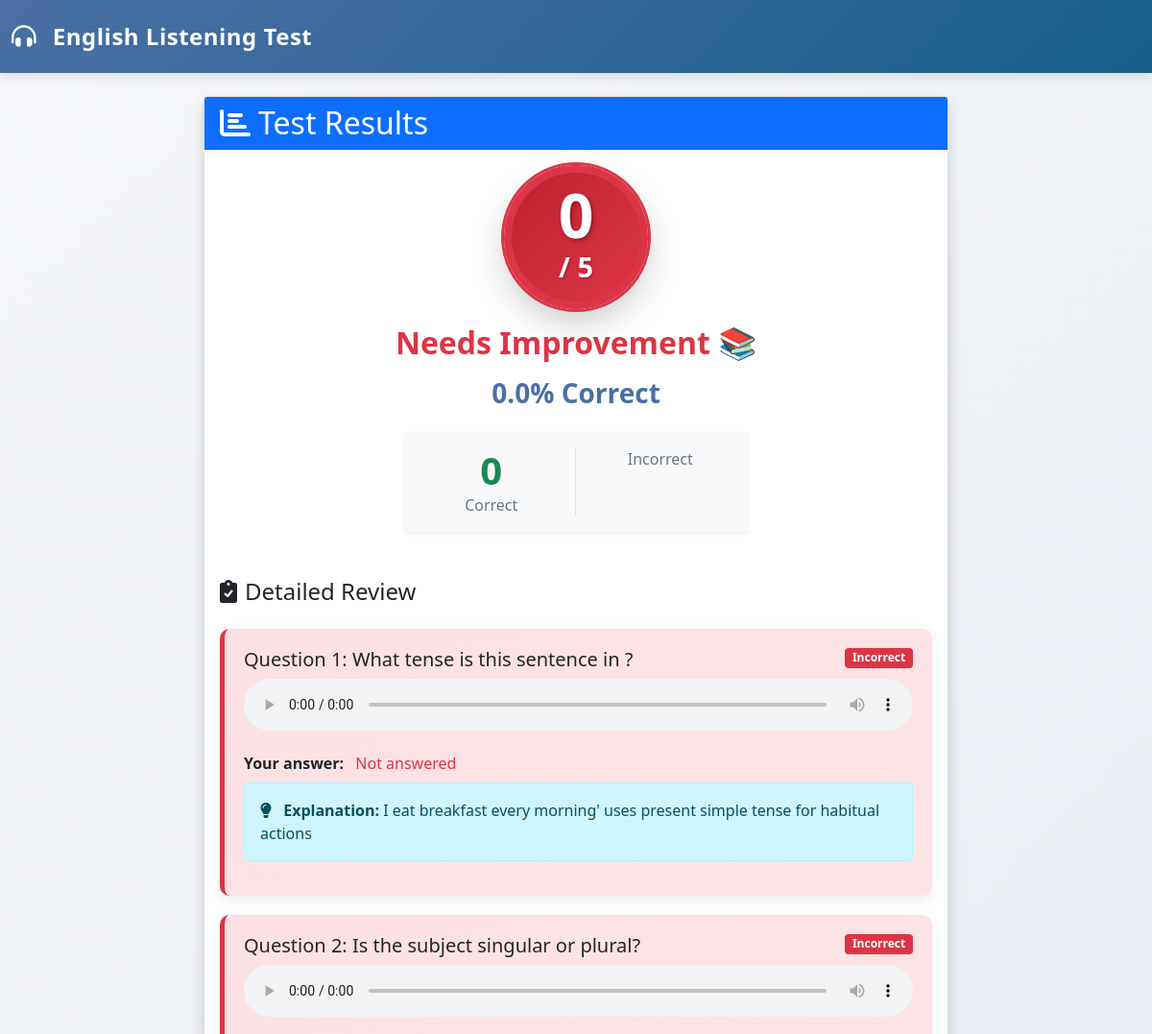
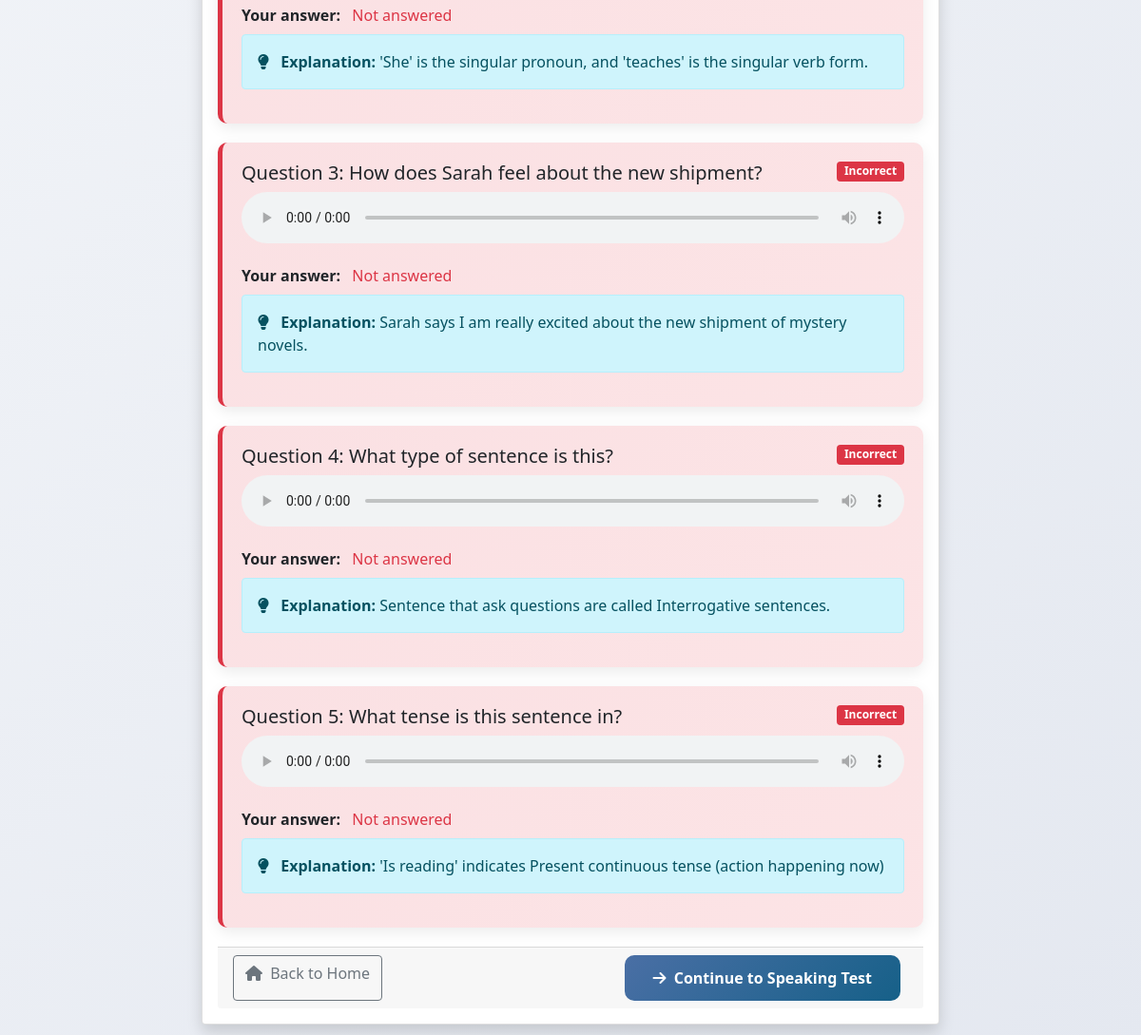
Screenshot of /listening/results/7/ (signed in) with the database file from the repository (2 pictures, top to bottom).
### listening/models.py (models this page shows, shortened)
class TestResult(models.Model):
    user = models.ForeignKey(User, on_delete=models.CASCADE, null=True, blank=True)
    session_key = models.CharField(max_length=100, blank=True)
    test = models.ForeignKey(ListeningTest, on_delete=models.CASCADE)
    score = models.IntegerField(default=0)
    total_questions = models.IntegerField(default=5)
    completed_at = models.DateTimeField(auto_now_add=True)
    def percentage(self):
        return (self.score / self.total_questions) * 100 if self.total_questions > 0 else 0

class AudioQuestion(models.Model):
    test = models.ForeignKey(ListeningTest, on_delete=models.CASCADE, related_name='questions')
    order = models.IntegerField(default=1)  # Order in test (1-5)
    audio_filename = models.CharField(max_length=200, help_text="Name of audio file in static folder")
    transcript = models.TextField(help_text="Full text of what's spoken in audio")
    question_text = models.TextField()
    explanation = models.TextField(blank=True, help_text="Explanation shown after test")

### listening/views.py (the view)
# urls.py: path('results/<int:result_id>/', views.test_results, name='test_results'),
@login_required(login_url='home_page:login')
def test_results(request, result_id):
    result = get_object_or_404(TestResult, id=result_id)
    responses = UserResponse.objects.filter(
        session_key=result.session_key,
        question__test=result.test
    ).select_related('question', 'selected_option')
    responses_by_question = {r.question.order: r for r in responses}
    questions = AudioQuestion.objects.filter(test=result.test).order_by('order')
    context = {
        'result': result,
        'questions': questions,
        'responses_by_question': responses_by_question,
        'percentage': result.percentage(),
    }
    return render(request, 'listening/test_results.html', context)

### listening/templatetags/custom_filters.py (called while the page is built)
@register.filter
def get_item(dictionary, key):
    return dictionary.get(key)

### listening/templates/listening/test_results.html (shortened to what this page needs)
{% extends 'listening/base.html' %}
{% load static %}
{% load custom_filters %}
{% block content %}
<div class="row justify-content-center">
    <div class="col-md-10 col-lg-8">
        <div class="card shadow">
            <div class="card-header bg-primary text-white">
                <h2 class="mb-0">
                    <i class="fas fa-chart-bar me-2"></i>Test Results
                </h2>
            </div>
            <div class="card-body">
                <div class="text-center mb-5">
                    {% if percentage >= 80 %}
                    <div class="score-circle score-excellent mb-3">
    <div class="display-2 fw-bold text-white">{{ result.score }}</div>
    <div class="h4 fw-bold text-white">/ {{ result.total_questions }}</div>
</div>
                    <h2 class="text-success fw-bold mb-3">Excellent! 🎉</h2>
                    {% elif percentage >= 60 %}
                    <div class="score-circle score-good mb-3">
                        <div class="display-2 fw-bold">{{ result.score }}</div>
                        <div class="h4 fw-bold">/ {{ result.total_questions }}</div>
                    </div>
                    <h2 class="text-info fw-bold mb-3">Good Job! 👍</h2>
                    {% elif percentage >= 40 %}
                    <div class="score-circle score-average mb-3">
                        <div class="display-2 fw-bold">{{ result.score }}</div>
                        <div class="h4 fw-bold">/ {{ result.total_questions }}</div>
                    </div>
                    <h2 class="text-warning fw-bold mb-3">Keep Practicing! 💪</h2>
                    {% else %}
                    <div class="score-circle score-poor mb-3">
                        <div class="display-2 fw-bold">{{ result.score }}</div>
                        <div class="h4 fw-bold">/ {{ result.total_questions }}</div>
                    </div>
                    <h2 class="text-danger fw-bold mb-3">Needs Improvement 📚</h2>
                    {% endif %}
                    <h3 class="mb-4 fw-bold" style="color: var(--primary-color);">
                        {{ percentage|floatformat:1 }}% Correct
                    </h3>
                    <div class="row justify-content-center">
                        <div class="col-md-6">
                            <div class="card bg-light border-0 shadow-sm">
                                <div class="card-body">
                                    <div class="row text-center">
                                        <div class="col-6 border-end">
                                            <div class="display-6 fw-bold text-success">{{ result.score }}</div>
                                            <div class="text-muted">Correct</div>
                                        </div>
                                        <div class="col-6">
                                            <div class="text-muted">Incorrect</div>
                                        </div>
                                    </div>
                                </div>
                            </div>
                        </div>
                    </div>
                </div>
                <h4 class="mb-4">
                    <i class="fas fa-clipboard-check me-2"></i>Detailed Review
                </h4>
                {% for question in questions %}
                {% with response=responses_by_question|get_item:question.order %}
                <div class="question-review {% if response and response.selected_option.is_correct %}correct{% else %}incorrect{% endif %}">
                    <div class="d-flex justify-content-between align-items-start mb-2">
                        <h5 class="mb-0">
                            Question {{ question.order }}: {{ question.question_text }}
                        </h5>
                        <span class="badge {% if response and response.selected_option.is_correct %}bg-success{% else %}bg-danger{% endif %}">
                            {% if response and response.selected_option.is_correct %}Correct{% else %}Incorrect{% endif %}
                        </span>
                    </div>
                    <div class="mb-3">
                        <audio controls class="w-100">
                            <source src="{% static 'audio_test/audio/' %}{{ question.audio_filename }}" type="audio/mpeg">
                        </audio>
                    </div>
                    <div class="mb-2">
                        <strong>Your answer:</strong>
                        <span class="ms-2">
                            {% if response %}
                                {{ response.selected_option.text }}
                                {% if not response.selected_option.is_correct %}
                                <span class="text-danger ms-2">
                                    <i class="fas fa-times"></i>
                                </span>
                                {% endif %}
                            {% else %}
                                <span class="text-danger">Not answered</span>
                            {% endif %}
                        </span>
                    </div>
                    {% if question.explanation %}
                    <div class="alert alert-info mt-2">
                        <i class="fas fa-lightbulb me-2"></i>
                        <strong>Explanation:</strong> {{ question.explanation }}
                    </div>
                    {% endif %}
                </div>
                {% endwith %}
                {% endfor %}
            <div class="card-footer">
                <div class="d-flex justify-content-between">
                    <a href="{% url 'listening:test_home' %}" class="btn btn-outline-secondary">
                        <i class="fas fa-home me-1"></i> Back to Home
                    </a>
                     <div>
                        <a href="{% url 'start_speaking_test' %}"
                           class="btn btn-primary me-2">
                            <i class="fas fa-arrow-right me-1"></i> Continue to Speaking Test
                        </a>
                    </div>
                </div>
            </div>
{% endblock %}

### listening/static/listening/css/styles.css (style rules this page uses)
:root { --primary-color: #4a6fa5; --secondary-color: #166088; --accent-color: #ff7e5f; --success-color: #28a745; --warning-color: #ffc107; --danger-color: #dc3545; --light-color: #f8f9fa; --dark-color: #343a40; --gray-color: #6c757d; }
body { background: linear-gradient(135deg, #f5f7fa 0%, #c3cfe2 100%); font-family: 'Segoe UI', Tahoma, Geneva, Verdana, sans-serif; min-height: 100vh; }
.btn-primary { background: linear-gradient(135deg, var(--primary-color), var(--secondary-color)); border: none; border-radius: 10px; padding: 12px 30px; font-weight: 600; transition: all 0.3s ease; }
.score-circle { width: 200px; height: 200px; border-radius: 50%; display: flex; flex-direction: column; align-items: center; justify-content: center; margin: 0 auto; color: white; font-weight: bold; box-shadow: 0 15px 35px rgba(0,0,0,0.2); border: 10px solid white; outline: 3px solid; position: relative; }
.score-circle .display-2 { font-size: 4rem; font-weight: 800; line-height: 1; }
.score-circle { width: 200px; height: 200px; border-radius: 50%; display: flex; flex-direction: column; align-items: center; justify-content: center; margin: 0 auto; color: white !important; font-weight: bold; box-shadow: 0 15px 35px rgba(0,0,0,0.2); border: 10px solid white; outline: 3px solid; position: relative; }
.score-circle * { color: white !important; }
.score-circle .display-2 { font-size: 4rem; font-weight: 800; line-height: 1; color: white !important; text-shadow: 2px 2px 4px rgba(0, 0, 0, 0.3); }
.score-circle .h4 { font-size: 1.8rem; font-weight: 700; margin-top: 5px; color: white !important; text-shadow: 1px 1px 3px rgba(0, 0, 0, 0.3); }
.score-poor { background: linear-gradient(135deg, #bd2130, #dc3545); outline-color: #dc3545; }
.question-review { border-radius: 15px; margin-bottom: 25px; padding: 25px; background: white; box-shadow: 0 5px 15px rgba(0,0,0,0.08); border-left: 5px solid; }
.question-review.incorrect { border-left-color: var(--danger-color); background: linear-gradient(135deg, rgba(220, 53, 69, 0.05), rgba(255, 107, 107, 0.05)); }

### listening/templates/listening/test_results.html (style rules this page uses)
.score-circle { width: 150px; height: 150px; border-radius: 50%; display: flex; flex-direction: column; align-items: center; justify-content: center; margin: 0 auto; border: 8px solid; font-weight: bold; }
.score-poor { border-color: #dc3545; color: #dc3545; }
.question-review { border-radius: 10px; margin-bottom: 20px; padding: 20px; }
.question-review.incorrect { background-color: rgba(220, 53, 69, 0.1); border-left: 5px solid #dc3545; }

### listening/templates/listening/base.html (style rules this page uses)
:root { --primary-color: #4a6fa5; --secondary-color: #166088; --accent-color: #ff7e5f; --success-color: #28a745; --warning-color: #ffc107; --danger-color: #dc3545; --light-color: #f8f9fa; --dark-color: #343a40; --gray-color: #6c757d; }
body { background: linear-gradient(135deg, #f5f7fa 0%, #e4e8f0 100%); font-family: 'Segoe UI', Tahoma, Geneva, Verdana, sans-serif; min-height: 100vh; }

### rows the page displays
TestResult: score "0", total_questions "5"
AudioQuestion: order "1", question_text "What tense is this sentence in ?", explanation "I eat breakfast every morning' uses present simple tense for habitual actions"
AudioQuestion: order "2", question_text "Is the subject singular or plural?", explanation "'She' is the singular pronoun, and 'teaches' is the singular verb form."
AudioQuestion: order "3", question_text "How does Sarah feel about the new shipment?", explanation "Sarah says I am really excited about the new shipment of mystery novels."
AudioQuestion: order "4", question_text "What type of sentence is this?", explanation "Sentence that ask questions are called Interrogative sentences."
AudioQuestion: order "5", question_text "What tense is this sentence in?", explanation "'Is reading' indicates Present continuous tense (action happening now)"

### other values shown
{{ percentage|floatformat:1 }} "0.0"
